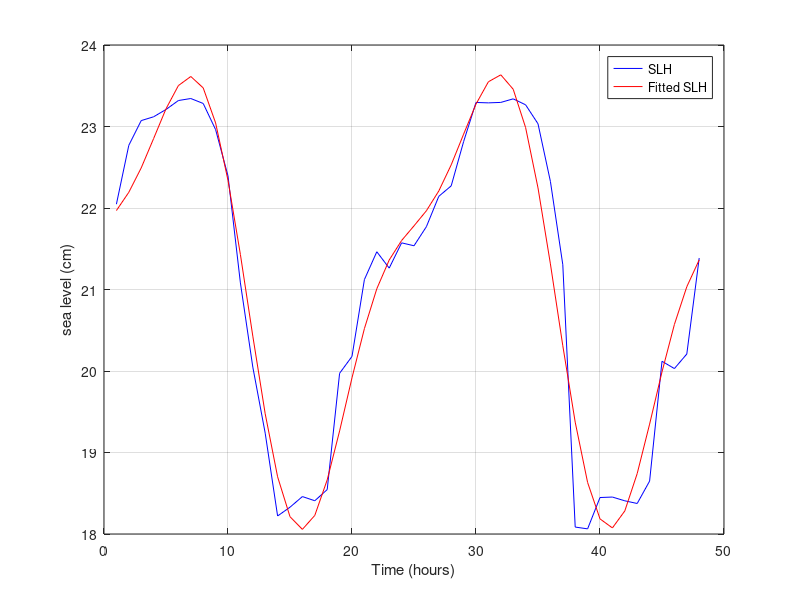

Here is the MATLAB script that generated this plot:
%% FFT fit
clear;clc;
close all
load('y1.txt');
%% resampling
y1_new = [];
kk = 1;
for i = 1:length(y1)
   if i/12-fix(i/12)==0
      y1_new(kk) = y1(i);
      kk = kk+1;
   end
end
y1 = y1_new;
%% Table 5.8 W10_class.png
SLH = y1;
sum(SLH)
N = length(SLH);
alpha0 = sum(SLH);
T1 = 24.91;
T2 = 12.42;
alpha1 = 1/T1*N;
alpha2 = 1/T2*N;
n_least_sq = 1:N;
c1 = sum(cos(2*pi*alpha1*n_least_sq/N));
c2 = sum(cos(2*pi*alpha2*n_least_sq/N));
s1 = sum(sin(2*pi*alpha1*n_least_sq/N));
s2 = sum(sin(2*pi*alpha2*n_least_sq/N));
cc11 = cos(2*pi*alpha1*n_least_sq/N)*cos(2*pi*alpha1*n_least_sq/N)';
cc22 = cos(2*pi*alpha2*n_least_sq/N)*cos(2*pi*alpha2*n_least_sq/N)';
ss11 = sin(2*pi*alpha1*n_least_sq/N)*sin(2*pi*alpha1*n_least_sq/N)';
ss22 = sin(2*pi*alpha2*n_least_sq/N)*sin(2*pi*alpha2*n_least_sq/N)';
cc12 = cos(2*pi*alpha1*n_least_sq/N)*cos(2*pi*alpha2*n_least_sq/N)';
cs11 = cos(2*pi*alpha1*n_least_sq/N)*sin(2*pi*alpha1*n_least_sq/N)';
cs12 = cos(2*pi*alpha1*n_least_sq/N)*sin(2*pi*alpha2*n_least_sq/N)';
cs21 = cos(2*pi*alpha2*n_least_sq/N)*sin(2*pi*alpha1*n_least_sq/N)';
cs22 = cos(2*pi*alpha2*n_least_sq/N)*sin(2*pi*alpha2*n_least_sq/N)';
ss12 = sin(2*pi*alpha1*n_least_sq/N)*sin(2*pi*alpha2*n_least_sq/N)';
cc21 = cos(2*pi*alpha2*n_least_sq/N)*cos(2*pi*alpha1*n_least_sq/N)';
sc11 = sin(2*pi*alpha1*n_least_sq/N)*cos(2*pi*alpha1*n_least_sq/N)';
sc21 = sin(2*pi*alpha2*n_least_sq/N)*cos(2*pi*alpha1*n_least_sq/N)';
sc12 = sin(2*pi*alpha1*n_least_sq/N)*cos(2*pi*alpha2*n_least_sq/N)';
sc22 = sin(2*pi*alpha2*n_least_sq/N)*cos(2*pi*alpha2*n_least_sq/N)';
ss21 = sin(2*pi*alpha2*n_least_sq/N)*sin(2*pi*alpha1*n_least_sq/N)';
d = [length(n_least_sq),c1,c2,s1,s2;...
    c1,cc11,cc12,cs11,cs12;...
    c2,cc21,cc22,cs21,cs22;...
    s1,sc11,sc12,ss11,ss12;...
    s2,sc21,sc22,ss21,ss22];
yc0 = sum(SLH);
yc1 = SLH*cos(2*pi*alpha1*n_least_sq/N)';
yc2 = SLH*cos(2*pi*alpha2*n_least_sq/N)';
ys1 = SLH*sin(2*pi*alpha1*n_least_sq/N)';
ys2 = SLH*sin(2*pi*alpha2*n_least_sq/N)';
yc = [yc0 yc1 yc2 ys1 ys2];
yc = yc';
z = d\yc;
SLH_fit = z(1)+z(2)*cos(2*pi*1/T1*n_least_sq)+z(3)*cos(2*pi*1/T2*n_least_sq)+z(4)*sin(2*pi*1/T1*n_least_sq)+z(5)*sin(2*pi*1/T2*n_least_sq);
figure
plot(n_least_sq,SLH,'-b','DisplayName','SLH');hold on;
plot(n_least_sq,SLH_fit,'-r','DisplayName','Fitted SLH');grid on;
xlabel('Time (hours)');ylabel('sea level (cm)')
legend('Location','best');
print('W10_class.png','-dpng');